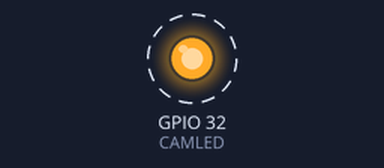
Bench run of a program on a simulated Raspberry Pi (BCM pin numbers). On the bench: output pins drawn as LEDs (lit = HIGH). Dashed ring = blinking. The clock reads 2024-03-15 10:24:30 at power-on unless the program sets it; the camera gives no picture and a still takes 0.5 s. At 7.5 s the program stops and its outputs stay as they are.

Above: at 0.2 s.
Timing chart, 0 to 3.5 s (numbered marks = the images above):
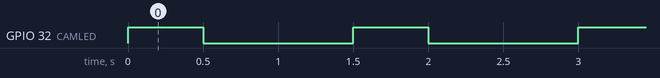

The program:

flashcameraLED.py
```python
#!/usr/bin/env python
import time
import RPi.GPIO as GPIO
import picamera
from datetime import datetime

# Turn off GPIO warnings
GPIO.setwarnings(False)

# Use GPIO numbering
GPIO.setmode(GPIO.BCM)

# Set GPIO for camera LED
# Use 5 for Model A/B and 32 for Model B+
CAMLED = 32

# Set GPIO to output
GPIO.setup(CAMLED, GPIO.OUT, initial=False)

# Five iterations with half a second
# between on and off
for i in range(5):
 GPIO.output(CAMLED,True) # On
 with picamera.PiCamera() as camera:
	camera.capture('IMG_' + datetime.now().strftime("%Y%m%d_%H%M%S") + '.jpg', format='jpeg')
	pass
# time.sleep(0.5)
 GPIO.output(CAMLED,False) # Off
 time.sleep(1)
```

Measured:
- by itself, GPIO 32 (CAMLED): alternates HIGH for 0.50 s and LOW for 1.0 s, 10 changes in all, then stays LOW
